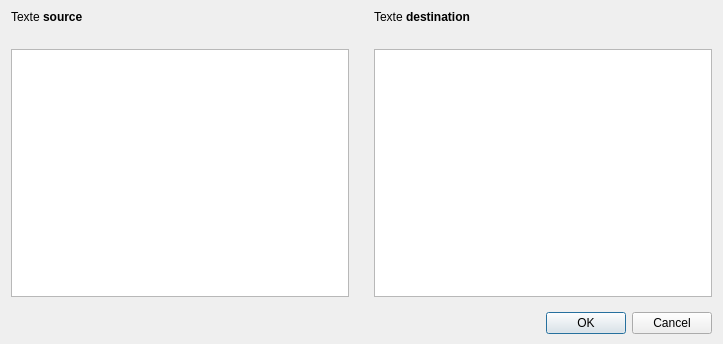
<?xml version="1.0" encoding="UTF-8"?>
<ui version="4.0">
 <class>CorpusParallelesDialog</class>
 <widget class="QDialog" name="CorpusParallelesDialog">
  <property name="geometry">
   <rect>
    <x>0</x>
    <y>0</y>
    <width>723</width>
    <height>344</height>
   </rect>
  </property>
  <property name="windowTitle">
   <string>Pythonn'd - Apprendre par corpus parallèles</string>
  </property>
  <layout class="QGridLayout" name="gridLayout">
   <property name="topMargin">
    <number>10</number>
   </property>
   <property name="bottomMargin">
    <number>10</number>
   </property>
   <property name="verticalSpacing">
    <number>15</number>
   </property>
   <item row="0" column="0">
    <layout class="QHBoxLayout" name="horizontalLayout">
     <property name="spacing">
      <number>25</number>
     </property>
     <property name="sizeConstraint">
      <enum>QLayout::SetMaximumSize</enum>
     </property>
     <item>
      <layout class="QVBoxLayout" name="verticalLayout_2">
       <item>
        <widget class="QLabel" name="label">
         <property name="text">
          <string>Texte &lt;b&gt;source&lt;/b&gt;</string>
         </property>
        </widget>
       </item>
       <item>
        <widget class="QTextEdit" name="srcTextEdit">
         <property name="font">
          <font>
           <family>Courier New</family>
          </font>
         </property>
         <property name="lineWrapMode">
          <enum>QTextEdit::NoWrap</enum>
         </property>
         <property name="html">
          <string>&lt;!DOCTYPE HTML PUBLIC &quot;-//W3C//DTD HTML 4.0//EN&quot; &quot;http://www.w3.org/TR/REC-html40/strict.dtd&quot;&gt;
&lt;html&gt;&lt;head&gt;&lt;meta name=&quot;qrichtext&quot; content=&quot;1&quot; /&gt;&lt;style type=&quot;text/css&quot;&gt;
p, li { white-space: pre-wrap; }
&lt;/style&gt;&lt;/head&gt;&lt;body style=&quot; font-family:'Courier New'; font-size:9pt; font-weight:400; font-style:normal;&quot;&gt;
&lt;p style=&quot;-qt-paragraph-type:empty; margin-top:0px; margin-bottom:0px; margin-left:0px; margin-right:0px; -qt-block-indent:0; text-indent:0px;&quot;&gt;&lt;/p&gt;&lt;/body&gt;&lt;/html&gt;</string>
         </property>
         <property name="acceptRichText">
          <bool>false</bool>
         </property>
        </widget>
       </item>
      </layout>
     </item>
     <item>
      <layout class="QVBoxLayout" name="verticalLayout">
       <item>
        <widget class="QLabel" name="label_2">
         <property name="text">
          <string>Texte &lt;b&gt;destination&lt;/b&gt;</string>
         </property>
        </widget>
       </item>
       <item>
        <widget class="QTextEdit" name="destTextEdit">
         <property name="font">
          <font>
           <family>Courier New</family>
          </font>
         </property>
         <property name="lineWrapMode">
          <enum>QTextEdit::NoWrap</enum>
         </property>
         <property name="acceptRichText">
          <bool>false</bool>
         </property>
        </widget>
       </item>
      </layout>
     </item>
    </layout>
   </item>
   <item row="1" column="0">
    <widget class="QDialogButtonBox" name="buttonBox">
     <property name="orientation">
      <enum>Qt::Horizontal</enum>
     </property>
     <property name="standardButtons">
      <set>QDialogButtonBox::Cancel|QDialogButtonBox::Ok</set>
     </property>
    </widget>
   </item>
  </layout>
 </widget>
 <resources/>
 <connections>
  <connection>
   <sender>buttonBox</sender>
   <signal>rejected()</signal>
   <receiver>CorpusParallelesDialog</receiver>
   <slot>reject()</slot>
   <hints>
    <hint type="sourcelabel">
     <x>320</x>
     <y>333</y>
    </hint>
    <hint type="destinationlabel">
     <x>286</x>
     <y>274</y>
    </hint>
   </hints>
  </connection>
 </connections>
</ui>
